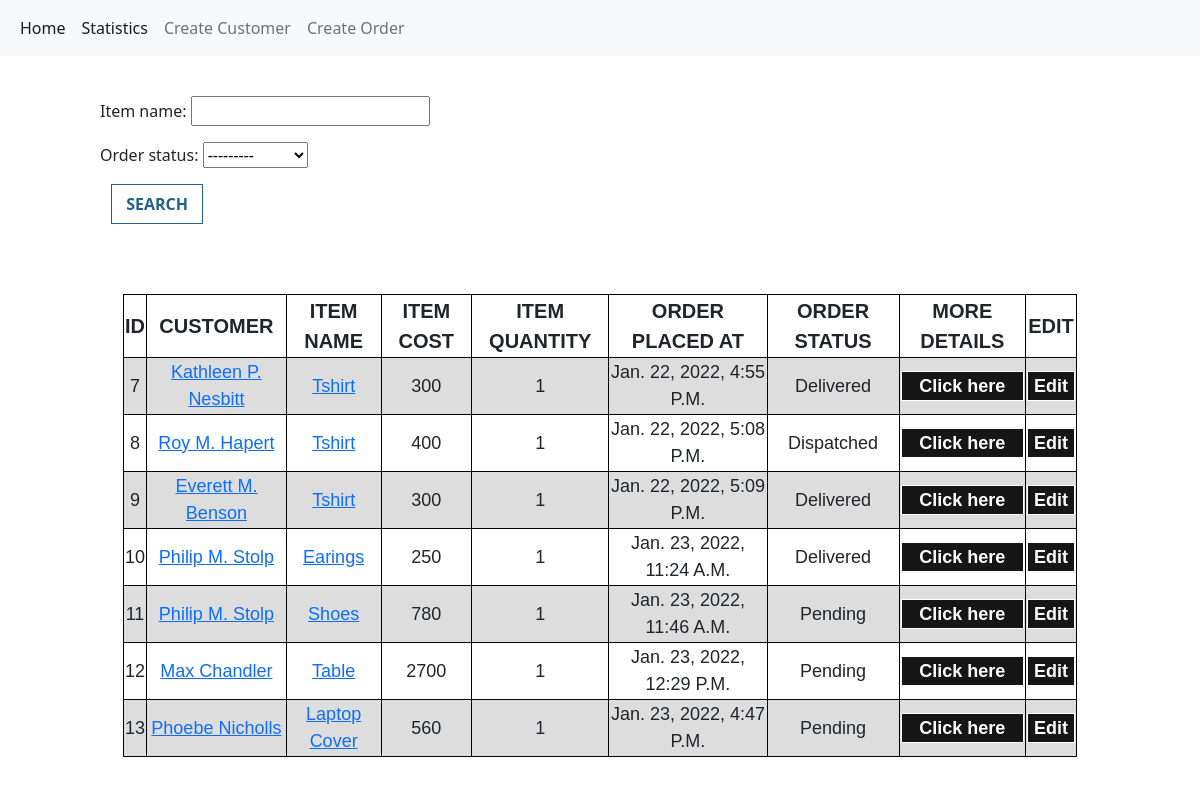
The app's page /app/orderList/, older data.
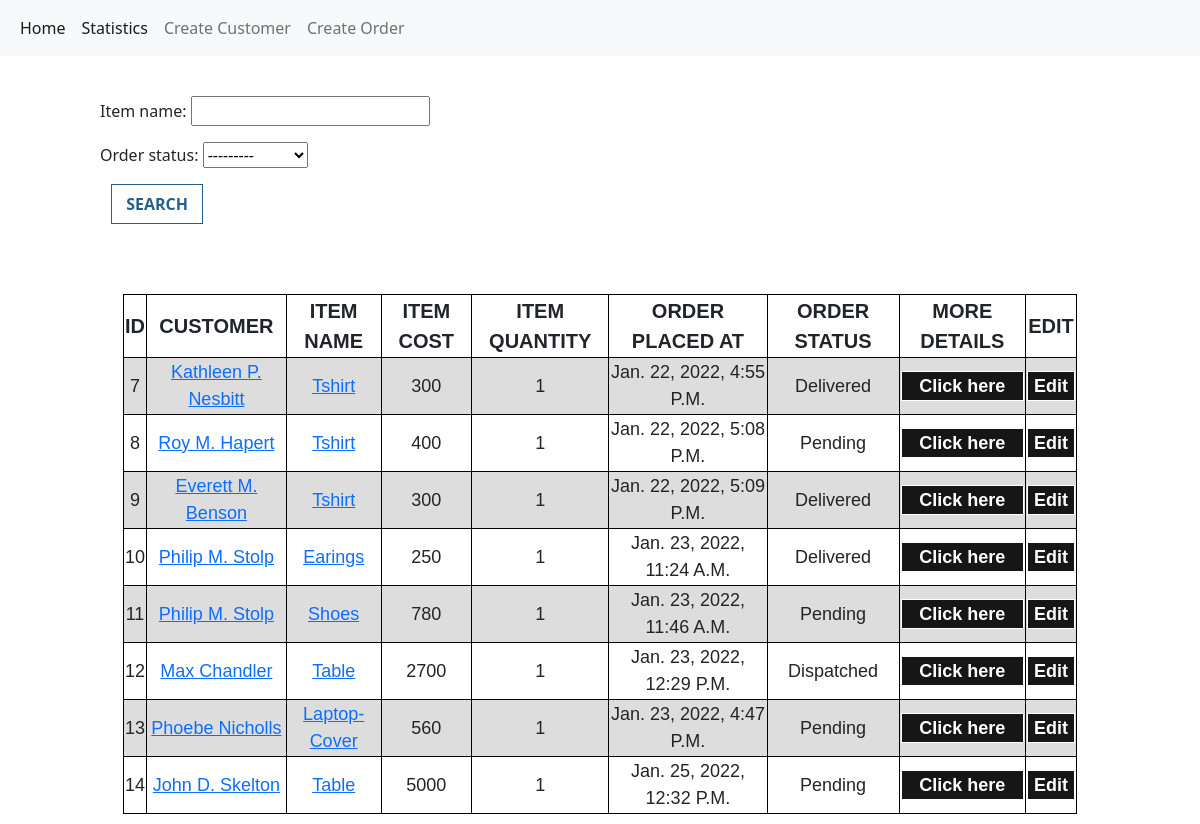
The same page, newer data.
### app/models.py (models this page shows, shortened)
class OrderDetails(models.Model):
    customer = models.ForeignKey(Customer, related_name="customer",on_delete=models.SET_DEFAULT, default="NA")
    item_name = models.CharField(max_length=200)
    item_cost = models.IntegerField()
    item_quantity = models.IntegerField()
    order_choices = (
    ('pending','pending'),
    ('dispatched', 'dispatched'),
    ('delivered','delivered'),
        )
    order_status = models.CharField(max_length=30, choices=order_choices, default='pending')
    date = models.DateTimeField(auto_now_add=True)

class Customer(models.Model):
    name = models.CharField(max_length=200)
    contact = PhoneNumberField()
    email = models.EmailField()
    address = models.CharField(max_length=300)
    city = models.CharField(max_length=50)
    state = models.CharField(max_length=50)
    date = models.DateTimeField(auto_now_add=True)
    def __str__(self):
        return self.name

### app/views.py (the view)
class OrderList(ListView):
    model = OrderDetails
    template_name = "app/order_list.html"
    context_object_name = 'order_list'
    def get_context_data(self, **kwargs):
        context =  super().get_context_data(**kwargs)
        context['filters'] = OrderFilter(self.request.GET, queryset=self.get_queryset())
        return context

### templates/app/order_list.html
{% extends "base.html"%} {% block body_block %}
<div id="search-box">
  <form method="get">
    {{filters.form.as_p}}
    <button type="submit" id="search-btn" >Search</button>
  </form>
</div>
<div id="table-1">
  {% if filters.qs%}
    <table class="customer-list-table-1">
        <tr class="list-tr">
          <th class="list-th">ID</th>
          <th class="list-th">CUSTOMER</th>
          <th class="list-th">ITEM NAME</th>
          <th class="list-th">ITEM COST</th>
          <th class="list-th">ITEM QUANTITY</th>
          <th class="list-th">ORDER PLACED AT</th>
          <th class="list-th">ORDER STATUS</th>
          <th class="list-th">MORE DETAILS</th>
          <th class="list-th">EDIT</th>
        </tr>
        {% for order in filters.qs %}
        <tr class="list-tr">
          <td class="order-list-td">{{ order.id}}</td>
          <td class="order-list-td"><a href="{% url 'app:customerDetails' pk=order.customer.id %}">{{order.customer}}</a></td>
          <td class="order-list-td"><a href="{% url 'app:itemList' slug=order.item_name %}">{{order.item_name}}</a></td>
          <td class="order-list-td">{{order.item_cost}}</td>
          <td class="order-list-td">{{order.item_quantity}}</td>
          <td class="order-list-td">{{order.date}}</td>
          <td class="order-list-td">{{order.order_status}}</td>
          <td class="order-list-td"><a href="{% url 'app:orderDetails' pk=order.id %}"><button class="Edit-btn">Click here</button></a></td>
          <td class="order-list-td"><a href="{% url 'app:updateOrder' pk=order.id %}"><button class="Edit-btn">Edit</button></a></td>
        </tr>
        {% endfor %}
      </table>
</div>
{% else %}
<h1 id="no-results">No Results</h1>
{% endif %}
{% endblock %}

Row changes from the older to the newer data that the page shows:
changed OrderDetails "Jan. 22, 2022, 5:08 P.m.": order_status "Dispatched" → "Pending"
changed OrderDetails "Max Chandler": order_status "Pending" → "Dispatched"
changed OrderDetails "Phoebe Nicholls": item_name "Laptop Cover" → "Laptop-Cover"
added OrderDetails: id "14", customer "John D. Skelton", item_name "Table", item_cost "5000", item_quantity "1", date "Jan. 25, 2022, 12:32 P.m.", order_status "Pending"
